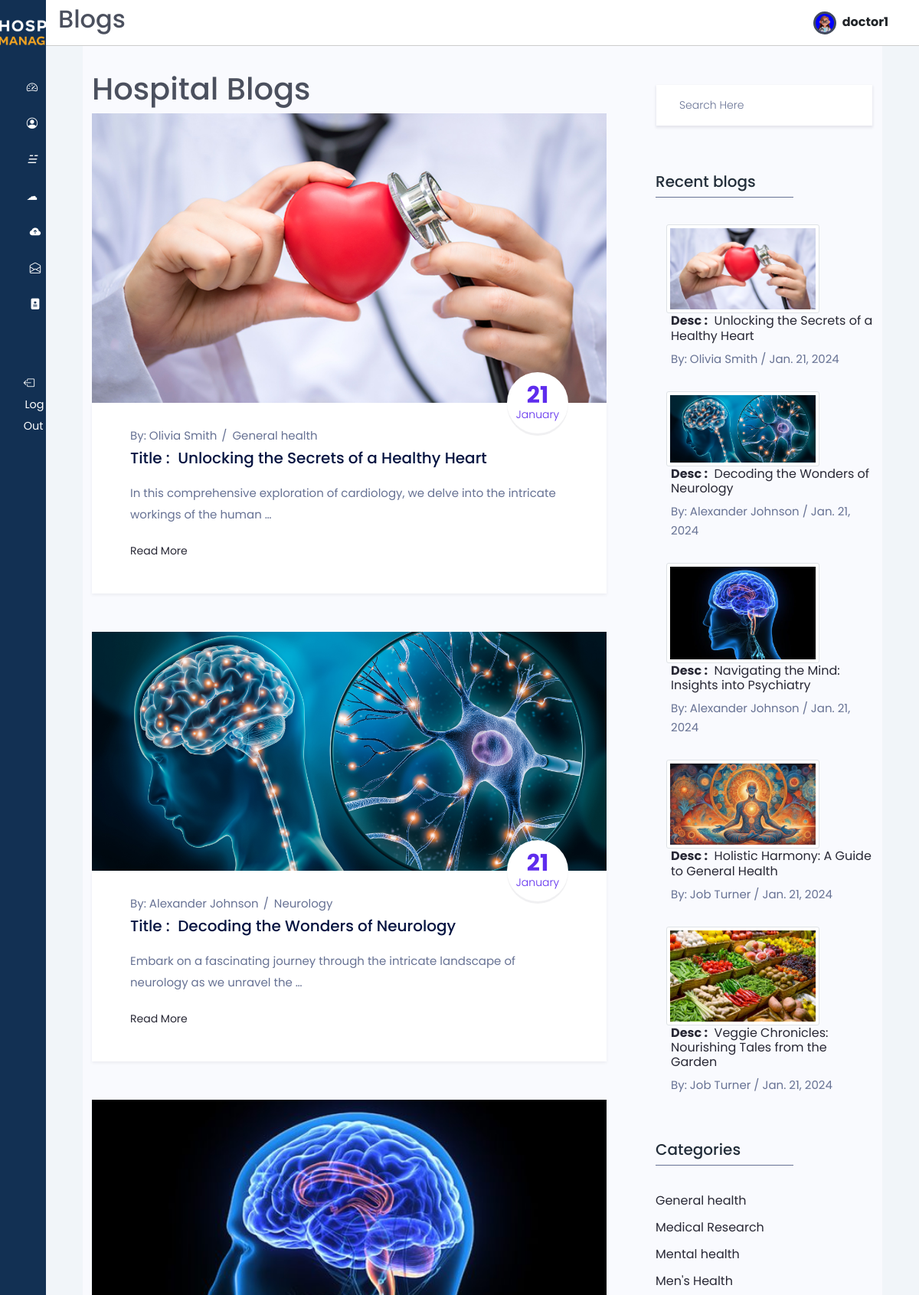
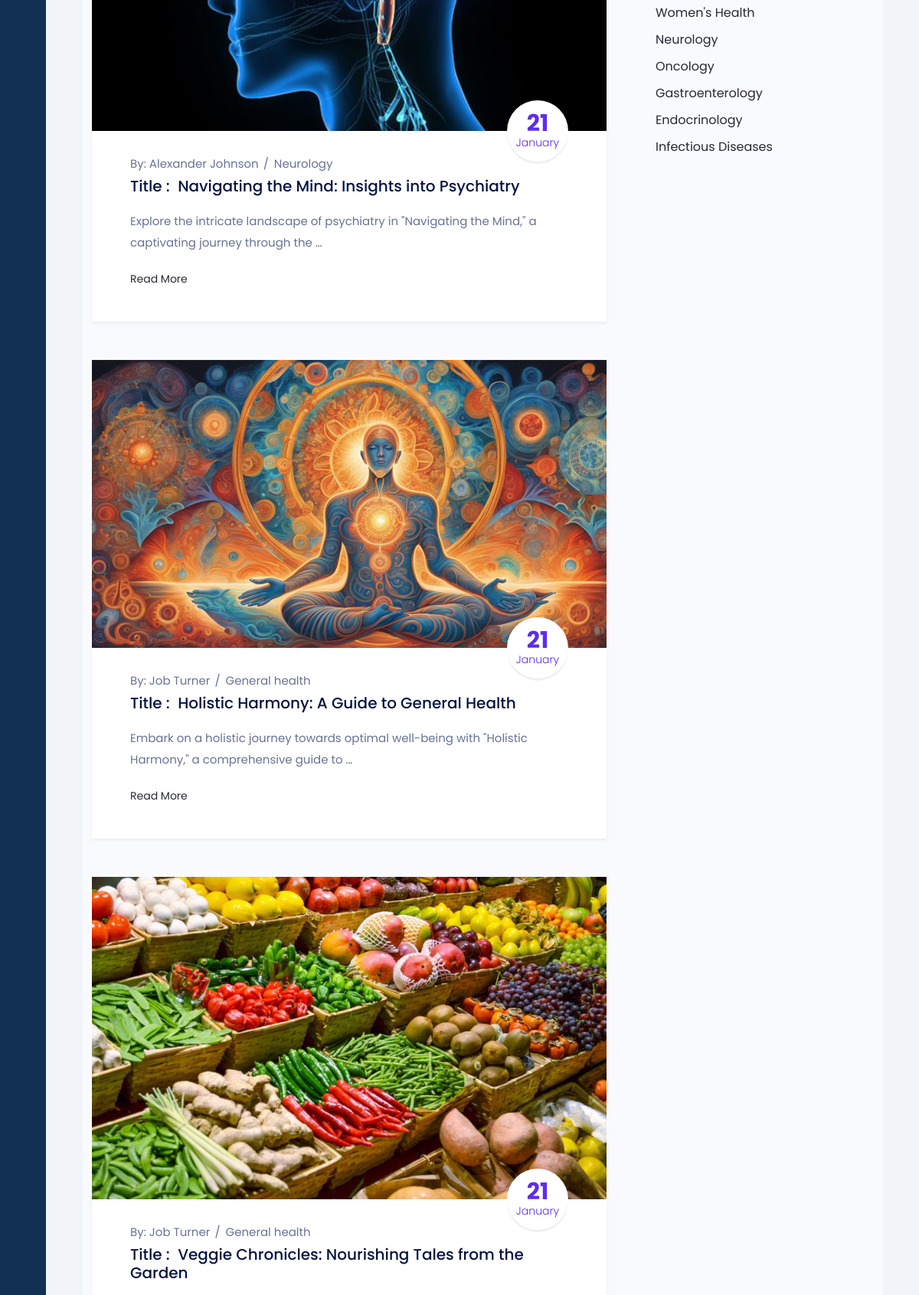
The app's page /doctor_blogs/ (signed in, upper part) with its own data (2 pictures, top to bottom).
### users/models.py (models this page shows, shortened)
class Users(AbstractUser):
    email = models.CharField(max_length=50,unique=True)
    username = models.CharField(max_length=50, unique=True)
    password = models.CharField(max_length=200)
    first_name = models.CharField(max_length=50)
    last_name = models.CharField(max_length=50)
    gender_choices = (("Male", "Male"), ("Female", "Female"))
    gender = models.CharField(max_length=10, choices=gender_choices, default="not_known")
    birthday = models.DateField(null=True, blank=True)
    is_doctor = models.BooleanField(default=False)
    profile_avatar = models.ImageField(upload_to="users/profiles", blank=True, default="doctor/profiles/download.png")
    id_address = models.ForeignKey(Address, on_delete=models.CASCADE, null=True)
    class Meta:
      verbose_name = "User"
      verbose_name_plural = "Users"

class Doctors(models.Model):
  user = models.OneToOneField(Users, on_delete=models.CASCADE, primary_key=True)
  specialty = models.ForeignKey(Specialty,on_delete=models.CASCADE)
  bio = models.TextField()
  class Meta:
    verbose_name = "Doctor"
    verbose_name_plural = "Doctors"
  def __str__(self):
      return self.user.get_full_name() or self.user.username

### doctors/models.py (models this page shows, shortened)
class Blogs(models.Model):
  blog_id = models.AutoField(primary_key=True)
  title = models.CharField(max_length=255)
  description = models.TextField()
  summary = models.TextField()
  is_published = models.BooleanField(default=False)
  posted_at = models.DateField(default=datetime.now)
  thumbnail = models.ImageField(upload_to="blogs/thumbnail", null=True, blank=True)
  id_category = models.ForeignKey(Category, on_delete=models.PROTECT)
  doctor = models.ForeignKey(Doctors, on_delete=models.CASCADE)
  class Meta:
    verbose_name = "Blog"
    verbose_name_plural = "Blogs"

class Category(models.Model):
  id_category = models.AutoField(primary_key=True)
  name = models.CharField(max_length=50)
  class Meta:
    verbose_name = "Category"
    verbose_name_plural = "Categories"
  def __str__(self):
    return self.name

### doctors/views.py (the view)
# urls.py: path('doctor_blogs/', doctor_blogs, name='doctor_blogs'),
@login_required(login_url='/login')
def doctor_blogs(request):
  base_template = 'patients/base.html'
  if request.user.is_doctor:
    base_template = 'doctors/base.html'
  blogs = Blogs.objects.filter(is_published=True).order_by('-posted_at')
  categories = Category.objects.all()
  paginator = Paginator(blogs, 5)
  page = request.GET.get('page')
  blogs_page = paginator.get_page(page)
  context = {
      'blogs': blogs_page,
      'categories': categories,
      'base_template': base_template,
  }
  return render(request, 'doctors/doctor_blogs.html', context)

### templates/doctors/doctor_blogs.html (shortened to what this page needs)
{% extends base_template %}
{% load static %}
{% block page_title %} Blogs {% endblock page_title %}
{% block content %}
<main>
  <section class="blog_area sec_pad" style="margin-top:-8%;">
    <div class="container">
      <h1>Hospital Blogs </h1>
      <div class="row">
        <div class="col-lg-8">
          {% for blog in blogs %}
            <div class="blog_list_item mb_50">
              <img class="img-fluid" src="{{blog.thumbnail.url}}" alt="" style="height:90%;width:100%">
              <div class="blog_content">
                <div class="post_date">
                  <h2>{{blog.posted_at|date:'d'}} <span>{{blog.posted_at|date:'F'}}</span></h2>
                </div>
                <div class="entry_post_info">
                  By: <a href="#">{{blog.doctor}}</a>
                  <a href="#">{{blog.id_category}}</a>
                </div>
                <a href="/blog/{{blog.blog_id}}">
                  <h5 class="f_p f_size_20 f_500 t_color mb_20">Title : &nbsp;{{blog.title}}</h5>
                </a>
                <p class="f_400 mb_20">{{blog.description |safe|truncatewords:"15"|linebreaks }}</p>
                <a href="/blog/{{blog.blog_id}}" class="learn_btn_two">Read More <i class="ti-arrow-right"></i></a>
              </div>
            </div>
          {% endfor %}
        </div>
        <div class="col-lg-4">
          <div class="blog-sidebar" style="margin-top:-12%;">
            <div class="widget sidebar_widget widget_search">
              <form action="{% url 'search_blogs' %}" class="search-form input-group" method='get'>
                <input type="search" class="form-control widget_input" name='keyword' placeholder="Search Here">
              </form>
            </div>
            <div class="widget sidebar_widget widget_recent_post mt_60">
              <div class="widget_title">
                <h3 class="f_p f_size_20 t_color3">Recent blogs</h3>
                <div class="border_bottom"></div>
              </div>
              {% for blog in blogs %}
                <div class="media post_item">
                  <a href="/blog/{{blog.blog_id}}">
                  <img src="{{blog.thumbnail.url}}"style="margin-left:5%;" class='img-responsive img-fluid img-thumbnail' height="75" width="200" alt=""></a>
                  <div class="media-body">
                    <a href="/blog/{{blog.blog_id}}">
                      <h3 class="f_size_16 f_p f_400"><b>Desc :</b> &nbsp;{{blog.title}}</h3>
                    </a>
                    <div class="entry_post_info">
                      By: {{blog.doctor}} /  {{blog.posted_at}}
                    </div>
                  </div>
                </div>
              {% endfor %}
            </div>
            <div class="widget sidebar_widget widget_categorie mt_60">
              <div class="widget_title">
                <h3 class="f_p f_size_20 t_color3">Categories</h3>
                <div class="border_bottom"></div>
              </div>
              <ul class="list-unstyled">
                {% for category in categories %}
                  <li>
                    <a href="/category/{{category.name}}">
                      <span>{{category.name}}</span>
                    </a>
                  </li>
                {% endfor %}
              </ul>
            </div>
          </div>
        </div>
      </div>
    </div>
  </section>
</main>
{% endblock %}

### templates/doctors/base.html (shortened to what this page needs)
{% load static %}
<!DOCTYPE HTML>
<html lang="en">
<head>
  <link href="{% static 'css/bootstrap.min.css' %}" rel="stylesheet"/>
  <link href="{% static 'css/base-style.css' %}" rel="stylesheet"/>
  <link rel="stylesheet" href="https://cdn.jsdelivr.net/gh/lykmapipo/themify-icons@0.1.2/css/themify-icons.css">
  <link  href="{% static 'css/style.css' %}" rel="stylesheet">
  <link  href="{% static 'css/bootstrap-icons.css' %}" rel="stylesheet">
  <link  href="{% static 'css/jquery.dataTables.min.css' %}" rel="stylesheet">
  <link  href="{% static 'css/styleblog.css' %}" rel="stylesheet">
  <link  href="{% static 'css/styleblog-responsive.css' %}" rel="stylesheet">
</head>
<body>
  <div class="sidebar">
    <div class="sidebar-header pt-4">
      <div class="text-center my-">
        <img src="{% static 'img/white-logo.png' %}" alt="logo" class="img-fluid" style="max-width: 170px;" />
      </div>
    </div>
    <div class="sidebar-menu">
      <ul>
        <li>
          <a href="{% url 'doctor_dashboard' %}">
            <i class="bi bi-speedometer2 me-2"></i>
          </a>
        </li>
        <li>
          <a href="{% url 'doctor_profile' %}">
            <i class="bi bi-person-circle me-2"></i>
          </a>
        </li>
        <li>
          <a href="{% url 'doctor_blogs' %}">
            <i>&#9777;&nbsp;&nbsp; </i>
          </a>
        </li>
        <li>
          <a href="{% url 'myblogs' %}">
            <i>&#9729;&nbsp;&nbsp;</i>
          </a>
        </li>
        <li>
          <a href="{% url 'upload_blog' %}">
            <i class="bi bi-cloud-arrow-up-fill"></i>
          </a>
        </li>
        <li>
          <a href="{% url 'doctor_drafts' %}">
            <i class="bi bi-envelope-open"></i>
          </a>
        </li>
        <li>
          <a href="{% url 'view_appointments' %}">
            <i class="bi bi-file-medical-fill"></i>
          </a>
        </li>
        <br><br>
        <li>
            <a href="{% url 'logout' %}" class="logout text-dark"data-bs-toggle="tooltip" data-bs-placement="right" title="logout" >
              <i class="bi bi-box-arrow-left me-3"></i>
              <span class="d-none d-md-inline">Log Out</span>
            </a>
        </li>
      </ul>
    </div>
  </div>
  <div class="main-content">
    <header class="d-flex  align-items-center">
      <h2>{% block page_title %}{% endblock page_title %}</h2>
      <a href="{% url 'doctor_profile' %}">
        <img src="{{ request.user.profile_avatar.url }}" style="width: 30px; height: 30px; border-radius: 50%; overflow: hidden; background-color: blue; display: inline-block; vertical-align: middle; border: 3px solid #424a5b;">
        <span class="fw-bold fs-6 ms-1 text-dark me-4">{{ request.user.username|safe | truncatechars:"10" }}</span>
      </a>
    </header>
    {% block content %}
    {% endblock content %}
  </body>
</html>

### static/css/base-style.css (style rules this page uses)
:root { --primary-color: #123053; --secondary-color: #EFA323; }
.main-content a { text-decoration: none !important; }

### static/css/style.css (style rules this page uses)
:root { --main-color: #424a5b; --color-dark: #1D2231; --text-grey: #8390A2; --primary-color: #123053; --secondary-color: #EFA323; }
* { font-family: 'Poppins', sans-serif; margin: 0; padding: 0; text-decoration: none; list-style-type: none; box-sizing: border-box; }
.sidebar { height: 100%; width: 240px; position: fixed; left: 0; top: 0; z-index: 100; background: var(--primary-color); color: #fff; overflow-y: auto; transition: width 500ms; }
.sidebar-header { display: flex; justify-content: space-between; align-items: center; height: 60px; padding: 0rem 1rem; }
.sidebar-menu { padding: 0rem; padding-top: 40px; }
.sidebar li { margin-bottom: 1.2rem; font-size: larger; }
.sidebar a { color: #fff !important; text-decoration: none; font-size: .9rem; }
.sidebar a span:last-child { padding-left: .1rem; }
.main-content { position: relative; margin-left: 240px; transition: margin-left 500ms; }
header { position: fixed; left: 240px; top: 0; z-index: 100; width: calc(100% - 240px); background: #fff; height: 60px; padding: 0rem 1rem; display: flex; align-items: center; justify-content: space-between; border-bottom: 1px solid #ccc; transition: left 500ms; }
main { margin-top: 60px; background: #f1f5f9; min-height: 90vh; padding: 1rem 3rem; }
.text-center { text-align: center; }
@media only screen and (max-width: 1200px) { .sidebar { width: 60px; z-index: 150; } }
@media only screen and (max-width: 1200px) { .sidebar .sidebar-header h3 span, .sidebar li span:last-child { display: none; } }
@media only screen and (max-width: 1200px) { .sidebar .sidebar-header, .sidebar li { display: flex; justify-content: center; } }
@media only screen and (max-width: 1200px) { .main-content { margin-left: 60px; } }
@media only screen and (max-width: 1200px) { .main-content header { left: 60px; width: calc(100% - 60px); } }

### records on screen
Users: user.profile_avatar (picture), user.username "doctor1"
Blogs: thumbnail (picture), posted_at "21", posted_at "January", doctor "Olivia Smith", id_category "General health", title "Unlocking the Secrets of a Healthy Heart", description "In this comprehensive exploration of cardiology, we delve into the intricate workings of the human …", posted_at "Jan. 21, 2024"
Blogs: thumbnail (picture), posted_at "21", posted_at "January", doctor "Alexander Johnson", id_category "Neurology", title "Decoding the Wonders of Neurology", description "Embark on a fascinating journey through the intricate landscape of neurology as we unravel the …", posted_at "Jan. 21, 2024"
Blogs: thumbnail (picture), posted_at "21", posted_at "January", doctor "Alexander Johnson", id_category "Neurology", title "Navigating the Mind: Insights into Psychiatry", description "Explore the intricate landscape of psychiatry in \"Navigating the Mind,\" a captivating journey through the …", posted_at "Jan. 21, 2024"
Blogs: thumbnail (picture), posted_at "21", posted_at "January", doctor "Job Turner", id_category "General health", title "Holistic Harmony: A Guide to General Health", description "Embark on a holistic journey towards optimal well-being with \"Holistic Harmony,\" a comprehensive guide to …", posted_at "Jan. 21, 2024"
Blogs: thumbnail (picture), posted_at "21", posted_at "January", doctor "Job Turner", id_category "General health", title "Veggie Chronicles: Nourishing Tales from the Garden", posted_at "Jan. 21, 2024"
Category: name "General health"
Category: name "Medical Research"
Category: name "Mental health"
Category: name "Men's Health"
Category: name "Women's Health"
Category: name "Neurology"
Category: name "Oncology"
Category: name "Gastroenterology"
Category: name "Endocrinology"
Category: name "Infectious Diseases"
